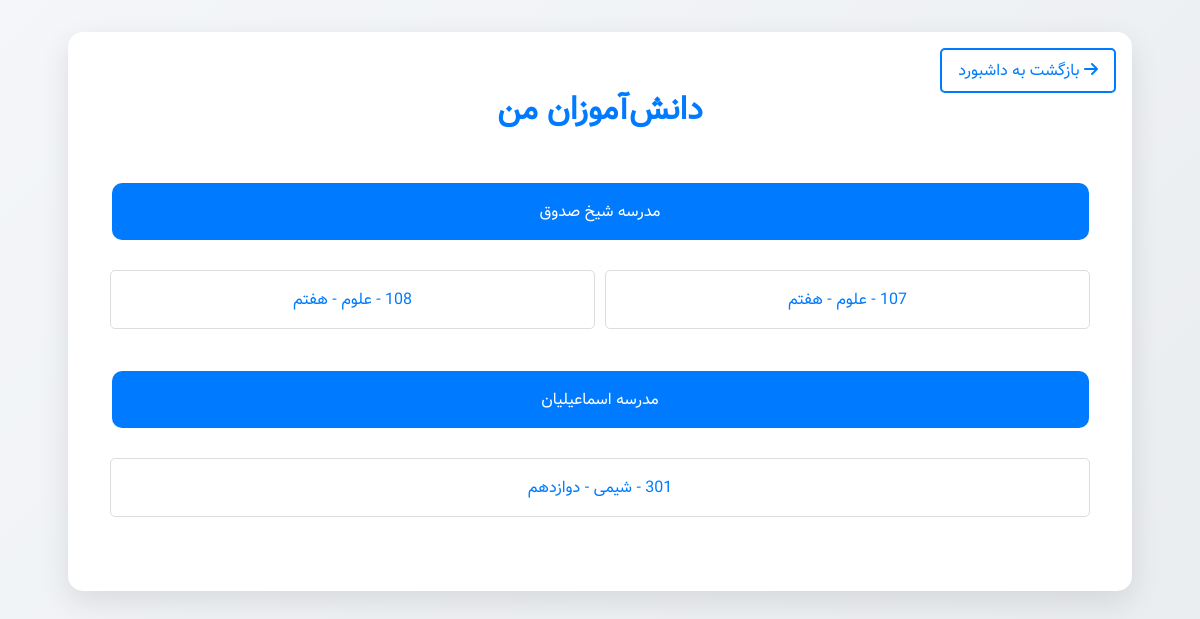
The page /teacher/students/ (signed in) on the database its author committed.
### core/models.py (models this page shows, shortened)
class School(models.Model):
    academic_year = models.ForeignKey(AcademicYear, on_delete=models.CASCADE)
    name = models.CharField(max_length=100)
    level = models.CharField(max_length=50)
    address = models.TextField(blank=True, null=True)

class Class(models.Model):
    name = models.CharField(max_length=100)
    subject = models.CharField(max_length=100)
    grade = models.CharField(max_length=10)
    teacher = models.ForeignKey(Teacher, on_delete=models.CASCADE)
    school = models.ForeignKey(School, on_delete=models.CASCADE)
    students = models.ManyToManyField('Student')

### teacher/views.py (the view)
# urls.py: path('students/', views.my_students, name='my_students'),
def my_students(request):
    if not request.user.is_authenticated:
        return redirect('unified_login')
    teacher = request.user.teacher_profile
    schools = School.objects.filter(teachers=teacher)
    classes_by_school = {school: Class.objects.filter(teacher=teacher, school=school) for school in schools}
    return render(request, 'teacher/my_students.html', {
        'schools': schools,
        'classes_by_school': classes_by_school,
    })

### teacher/templatetags/teacher_tags.py (called while the page is built)
@register.filter
def get_item(dictionary, key):
    return dictionary.get(key)

### teacher/templates/teacher/my_students.html (shortened to what this page needs)
{% load static %}
{% load teacher_tags %}
<!DOCTYPE html>
<html lang="fa">
<head>
    <link rel="stylesheet" href="{% static 'teacher/fonts/vazir.css' %}">
    <link rel="stylesheet" href="https://cdnjs.cloudflare.com/ajax/libs/font-awesome/6.5.1/css/all.min.css">
</head>
<body>
    <div class="students-container">
        <a href="{% url 'teacher_dashboard' %}" class="back-btn"><i class="fas fa-arrow-right"></i> بازگشت به داشبورد</a>
        <div class="header">
            <h1>دانش‌آموزان من</h1>
        </div>
        {% for school in schools %}
        <div class="school-header">مدرسه {{ school.name }}</div>
        <table class="school-table">
            <tbody>
                {% for class in classes_by_school|get_item:school %}
                    {% if forloop.counter0|divisibleby:3 %}
                        </tr><tr>
                    {% endif %}
                    {% if forloop.first %}
                        <tr>
                    {% endif %}
                    <td>
                        <a href="{% url 'student_list' class.id %}">{{ class.name }} - {{ class.subject }} - {{ class.grade }}</a>
                    </td>
                    {% if forloop.last %}
                        </tr>
                    {% endif %}
                {% empty %}
                    <tr>
                        <td>کلاسی تعریف نشده است.</td>
                    </tr>
                {% endfor %}
            </tbody>
        </table>
        {% empty %}
        <p>مدرسه‌ای تعریف نشده است.</p>
        {% endfor %}
    </div>
</body>
</html>

### teacher/templates/teacher/my_students.html (style rules this page uses)
body { direction: rtl; font-family: 'Vazir', sans-serif; margin: 0; background: linear-gradient(135deg, #f4f6f9, #e9ecef); min-height: 100vh; }
.students-container { background: white; padding: 2em; border-radius: 15px; box-shadow: 0 10px 30px rgba(0, 0, 0, 0.1); max-width: 1000px; margin: 2em auto; text-align: right; position: relative; }
.header h1 { color: #007bff; text-align: center; margin-bottom: 1.5em; }
.back-btn { position: absolute; top: 1em; right: 1em; color: #007bff; text-decoration: none; padding: 0.5em 1em; border: 2px solid #007bff; border-radius: 5px; transition: background 0.3s, color 0.3s; font-family: 'Vazir', sans-serif; }
.school-table { width: 100%; border-collapse: separate; border-spacing: 10px; margin-bottom: 2em; }
.school-header { background: #007bff; color: white; padding: 1em; border-radius: 10px; text-align: center; margin-bottom: 10px; width: calc(94.5%); max-width: 100%; display: block; margin-left: auto; margin-right: auto; }
.school-table td { background: white; padding: 1em; border: 1px solid #ddd; text-align: center; border-radius: 5px; transition: background 0.3s; width: 30%; }
.school-table td a { color: #007bff; text-decoration: none; display: block; }

### rows shown on the page
School: name "شیخ صدوق"
Class: name "107", subject "علوم", grade "هفتم"
Class: name "108", subject "علوم", grade "هفتم"
School: name "اسماعیلیان"
Class: name "301", subject "شیمی", grade "دوازدهم"
